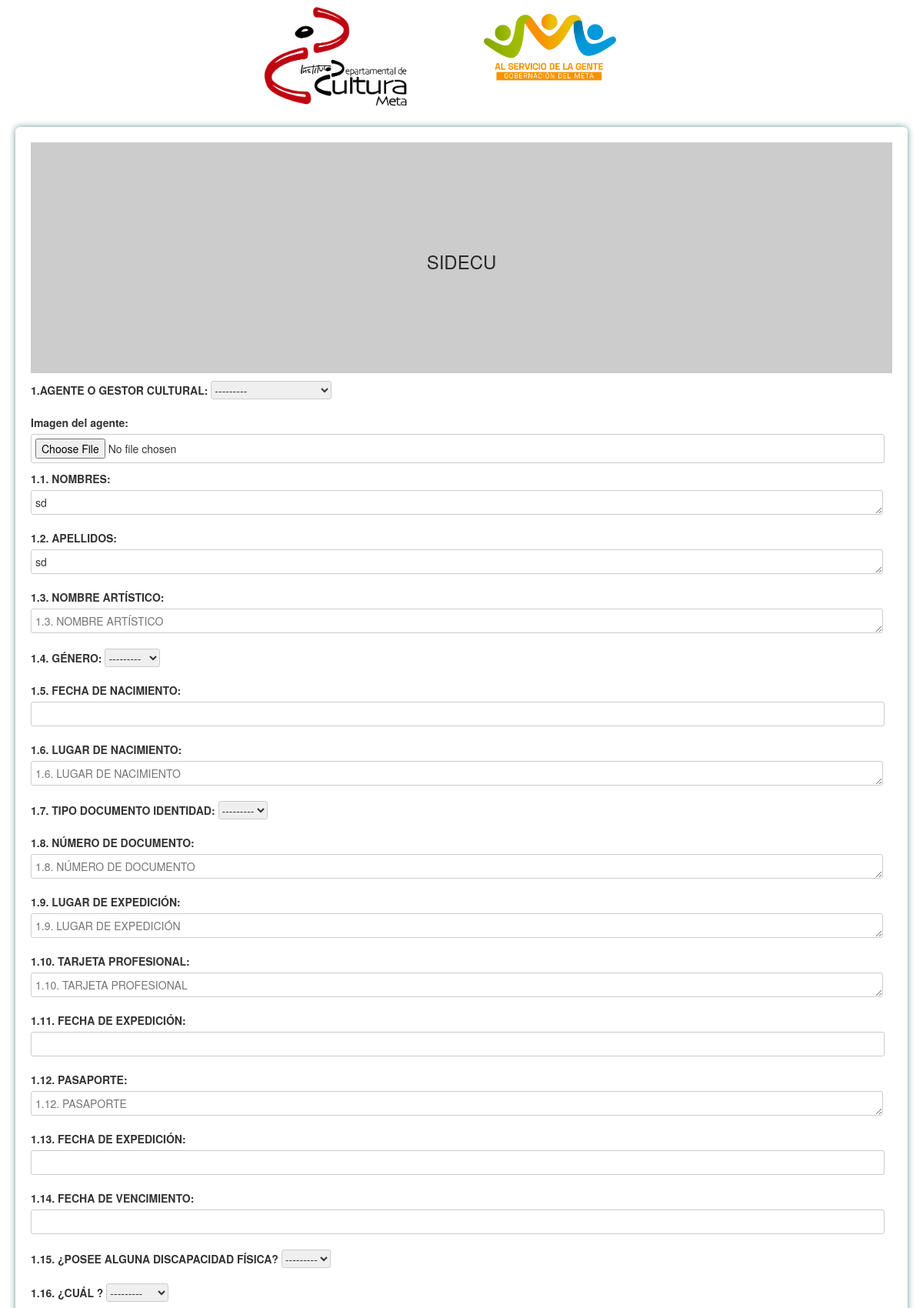
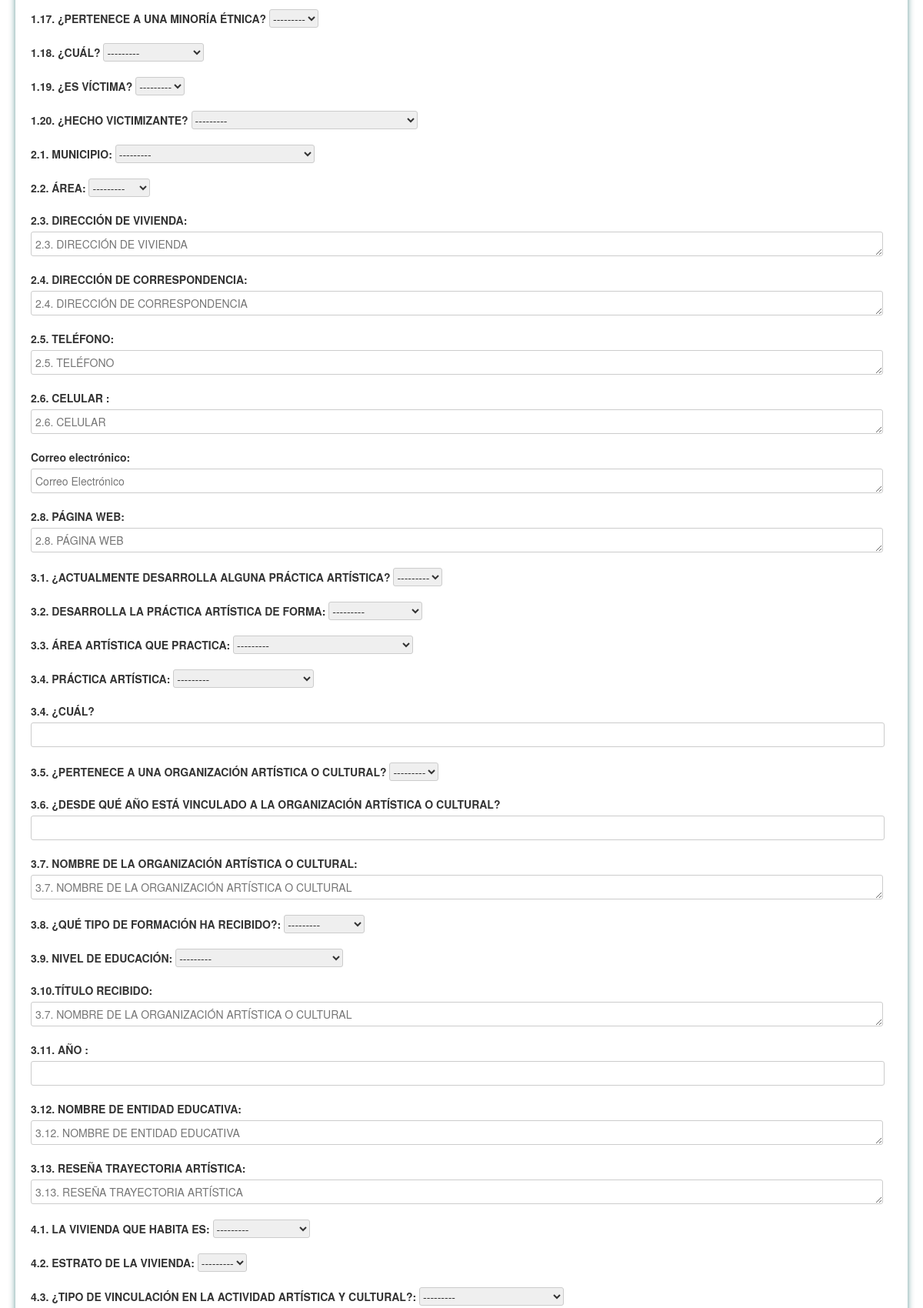
Screenshot of /users/agentcultural/5/edit (upper part) with the database file from the repository (2 pictures, top to bottom).
### agentcultural/models.py (models this page shows, shortened)
class AgentCultural(models.Model):
    SECTOR_CHOICES = (
        ('Artes','Artes'),
        ('Bibliotecas', 'Bibliotecas'),
        ('Industrias Culturales','Industrias Culturales'),
        ('Museos', 'Museos'),
        ('Patrimonio cultural inmaterial', 'Patrimonio cultural inmaterial'),
        ('Patrimonio cultural inmueble', 'Patrimonio cultural inmueble'),
        ('Patrimonio cultural mueble', 'Patrimonio cultural mueble'),
    )
    user = models.OneToOneField(User, on_delete=models.PROTECT, blank=True, null=True)
    tipo = models.CharField(max_length=17, choices=AGENTE_CHOICES, verbose_name='1.AGENTE O GESTOR CULTURAL', null=True,
                            blank=True)
    image = models.ImageField(verbose_name='Imagen del agente', upload_to='agent/image',blank=True,null=True)
    name = models.CharField(max_length=50, blank=True, verbose_name='1.1. NOMBRES', null=True)
    last_name = models.CharField(max_length=50, blank=True, verbose_name='1.2. APELLIDOS', null=True)
    artistic_name = models.CharField(max_length=50, blank=True, verbose_name='1.3. NOMBRE ARTÍSTICO', null=True)
    gender = models.ForeignKey(Genero, verbose_name='1.4. GÉNERO', on_delete=models.PROTECT, blank=True, null=True)
    birthday = models.CharField(verbose_name='1.5. FECHA DE NACIMIENTO', max_length=50, blank=True,
                                null=True)
    lugar_nacimiento = models.CharField(max_length=30, blank=True, verbose_name='1.6. LUGAR DE NACIMIENTO', null=True)
    type_document = models.ForeignKey(TypeDocument, verbose_name='1.7. TIPO DOCUMENTO IDENTIDAD', on_delete=models.PROTECT,
                                      blank=True, null=True)
    identification = models.IntegerField(max_length=30, verbose_name='1.8. NÚMERO DE DOCUMENTO', blank=True, null=True)
    lugar_expedicion = models.CharField(max_length=30, blank=True, verbose_name='1.9. LUGAR DE EXPEDICIÓN', null=True)
    tarjeta_profesional = models.CharField(max_length=30, blank=True, verbose_name='1.10. TARJETA PROFESIONAL', null=True)
    expedicion_tarjeta = models.CharField(verbose_name='1.11. FECHA DE EXPEDICIÓN',max_length=50, blank=True,
                                null=True)
    passport = models.CharField(max_length=30, blank=True, verbose_name='1.12. PASAPORTE', null=True)
    expedicion_passport = models.CharField(verbose_name='1.13. FECHA DE EXPEDICIÓN', max_length=50, blank=True,
                                          null=True)
    vencimiento_passport = models.CharField(verbose_name='1.14. FECHA DE VENCIMIENTO',max_length=50, blank=True,
                                           null=True)
    posee_discapacidad = models.CharField(max_length=2, choices=BOOLEAN_CHOICES, verbose_name='1.15. ¿POSEE ALGUNA DISCAPACIDAD FÍSICA?', null=True, blank=True)
    disability = models.ForeignKey(Disability, verbose_name='1.16. ¿CUÁL ?', on_delete=models.PROTECT, blank=True,
                                   null=True)
    posee_etnico = models.CharField(max_length=2, choices=BOOLEAN_CHOICES,
                                          verbose_name='1.17. ¿PERTENECE A UNA MINORÍA ÉTNICA?', null=True,
                                          blank=True)
    etnico = models.ForeignKey(GroupEtnico, verbose_name='1.18. ¿CUÁL?', on_delete=models.PROTECT, blank=True,
                               null=True)
    esvictima = models.CharField(max_length=2, choices=BOOLEAN_CHOICES,
                                    verbose_name='1.19. ¿ES VÍCTIMA?', null=True,
                                    blank=True)
    victima = models.ForeignKey(Victima, verbose_name='1.20. ¿HECHO VICTIMIZANTE?', on_delete=models.PROTECT,
                               blank=True,
                               null=True)
    city = models.ForeignKey(City, verbose_name='2.1. MUNICIPIO', on_delete=models.PROTECT, blank=True, null=True)
    zona = models.CharField(max_length=10, choices=ZONA_CHOICES, verbose_name='2.2. ÁREA', null=True,
                            blank=True)
    adress = models.CharField(max_length=30, blank=True, verbose_name='2.3. DIRECCIÓN DE VIVIENDA',null=True)
    adress2 = models.CharField(max_length=30, blank=True, verbose_name='2.4. DIRECCIÓN DE CORRESPONDENCIA',null=True)
    phone = models.CharField(max_length=30, blank=True, verbose_name='2.5. TELÉFONO', null=True)
    phone_movil = models.CharField(max_length=30, blank=True, verbose_name='2.6. CELULAR ', null=True)
    email = models.EmailField(max_length=30, blank=True, verbose_name='2.7. E-MAIL', null=True)
    web = models.CharField(max_length=50, blank=True, verbose_name='2.8. PÁGINA WEB', null=True)
    desarrollo_practica= models.CharField(max_length=2, choices=BOOLEAN_CHOICES, verbose_name='3.1. ¿ACTUALMENTE DESARROLLA ALGUNA PRÁCTICA ARTÍSTICA?', null=True,
                            blank=True)
    forma_practica = models.CharField(max_length=50, choices=FORMAPRACTICA_CHOICES,
                                           verbose_name='3.2. DESARROLLA LA PRÁCTICA ARTÍSTICA DE FORMA', null=True,
                                           blank=True)
    area2 = MultiSelectField(verbose_name='3.3. ÁREA ARTÍSTICA QUE PRACTICA', choices=AGENTEAREA_CHOICES, blank=True, null=True)
    practica = MultiSelectField(verbose_name='3.4. PRÁCTICA ARTÍSTICA', choices=AGENTEPRACTICA_CHOICES, blank=True,
                             null=True)
    cual_practica = models.CharField(max_length=30, blank=True, verbose_name='3.4. ¿CUÁL?', null=True)
    pertenece_entidad = models.CharField(max_length=2, choices=BOOLEAN_CHOICES,
                                           verbose_name='3.5. ¿PERTENECE A UNA ORGANIZACIÓN ARTÍSTICA O CULTURAL?',
                                           null=True,
                                           blank=True)
    vinculacion_entidad = models.CharField(verbose_name='3.6. ¿DESDE QUÉ AÑO ESTÁ VINCULADO A LA ORGANIZACIÓN ARTÍSTICA O CULTURAL?',max_length=50,
                                          blank=True,
                                          null=True)
    name_entity = models.CharField(max_length=30, blank=True, verbose_name='3.7. NOMBRE DE LA ORGANIZACIÓN ARTÍSTICA O CULTURAL', null=True)
    tipo_formacion = models.CharField(max_length=40, choices=MODALIDAD_CHOICES,
                                 verbose_name='3.8. ¿QUÉ TIPO DE FORMACIÓN HA RECIBIDO?:', null=True,
                                 blank=True)
    nivel_educacion = MultiSelectField(verbose_name='3.9. NIVEL DE EDUCACIÓN', choices=NIVELEDUCACION_CHOICES, blank=True,
                                null=True)
    titulo = models.CharField(max_length=30, blank=True, verbose_name='3.10.TÍTULO RECIBIDO', null=True)
    ano_titulo = models.CharField(verbose_name='3.11. AÑO ', max_length=50,
                                           blank=True,
                                           null=True)
    entidad_educativa = models.CharField(max_length=60, blank=True, verbose_name='3.12. NOMBRE DE ENTIDAD EDUCATIVA', null=True)
    reseña_trayectoria = models.TextField(max_length=2000, blank=True,
                                     verbose_name='3.13. RESEÑA TRAYECTORIA ARTÍSTICA',null=True)
    tipo_vivienda = models.CharField(max_length=40, choices=ESPACIO_CHOICES,
                                      verbose_name='4.1. LA VIVIENDA QUE HABITA ES:', null=True,
                                      blank=True)
    housing_stratum = models.ForeignKey(HousingStratum, verbose_name='4.2. ESTRATO DE LA VIVIENDA', on_delete=models.PROTECT,
                                        blank=True, null=True)
    tipo_vinculacion = models.CharField(max_length=40, choices=TIPOVINCULACION_CHOICES,
                                     verbose_name='4.3. ¿TIPO DE VINCULACIÓN EN LA ACTIVIDAD ARTÍSTICA Y CULTURAL?:', null=True,
                                     blank=True)
    cual_vinculacion = models.CharField(max_length=40,
                                      verbose_name='4.3.1. ¿CUÁL TIPO DE VINCULACIÓN?:', null=True,
                                      blank=True)
    otra_actividad = models.CharField(max_length=2, choices=BOOLEAN_CHOICES, verbose_name='4.4. ¿DESARROLLA OTRA ACTIVIDAD PRODUCTIVA DIFERENTE A LA ARTÍSTICA Y CULTURAL?', null=True,
                            blank=True)
    fuente_ingreso = MultiSelectField(verbose_name='4.5. FUENTES DE INGRESO', choices=FUENTEINGRESO_CHOICES,
                                       blank=True,
                                       null=True)
    porcentaje = models.CharField(max_length=30, verbose_name='4.6. ¿QUÉ PORCENTAJE DE SUS INGREOS PROVIENEN DE LA ACTIVIDAD ARTÍSTICA Y CULTURAL?', blank=True, null=True)
    regimen_salud = models.CharField(max_length=2, choices=BOOLEAN_CHOICES,
                                         verbose_name='4.7. SE ENCUENTRA ACTUALMENTE AFILIADO AL RÉGIMEN DE SEGURIDAD SOCIAL EN SALUD?',
                                         null=True,
                                         blank=True)
    health_regimen = models.ForeignKey(HealthRegimen, verbose_name='4.8.  A QUE RÉGMIEN DE SALUD', on_delete=models.PROTECT,
                                       blank=True, null=True)
    regimen_pension = models.CharField(max_length=2, choices=BOOLEAN_CHOICES,
                                     verbose_name='4.9. ¿SE ENCUENTRA ACTUALMENTE AFILIADO AL RÉGIMEN DE SEGURIDAD SOCIAL EN PENSIONES?',
                                     null=True,
                                     blank=True)
    pension_regimen = models.ForeignKey(PensionRegimen, verbose_name='4.10. A QUE RÉGIMEN DE PENSIÓN', on_delete=models.PROTECT,
                                        blank=True, null=True)
    regimen_arl = models.CharField(max_length=2, choices=BOOLEAN_CHOICES,
                                       verbose_name='4.11. ¿SE ENCUENTRA ACTUALMENTE AFILIADO AL RÉGIMEN DE RIESGOS PROFESIONALES?:',
                                       null=True,
                                       blank=True)
    vigia_patrimonio = models.CharField(max_length=2, choices=BOOLEAN_CHOICES, verbose_name='VIGIA PATRIMONIO',
                                        null=True, blank=True)
    portador_manifestacion = models.CharField(max_length=2, choices=BOOLEAN_CHOICES,
                                              verbose_name='PORTADOR DE MANIFESTACIÓN PATRIMONIO', null=True,
                                              blank=True)
    manifestation = models.ForeignKey(Manifestation, verbose_name='MANIFESTACIÓN', on_delete=models.PROTECT, blank=True,
                                      null=True)
    servicios=models.TextField(max_length=2000,
                                              verbose_name='Servicios que ofreces', null=True,
                                              blank=True)
    facebook=models.CharField(max_length=200,verbose_name='Facebook', null=True,
                                              blank=True)
    instagram = models.CharField(max_length=200, verbose_name='Instagram', null=True,
                                blank=True)
    sisben = models.FileField(verbose_name='Sisben', upload_to='agent/file', blank=True, null=True)
    beps = models.CharField(max_length=2, choices=BOOLEAN_CHOICES, verbose_name='Tiene BEPS?', null=True,
                            blank=True)
    terminosycondiciones = models.CharField(max_length=2, choices=BOOLEAN_CHOICES,
                                            verbose_name='Acepta terminos y condiciones', null=True,
                                            blank=True)
    created = models.DateTimeField(auto_now_add=True, null=True, blank=True)
    class Meta:
        verbose_name = 'Agente cultural'
        verbose_name_plural = 'Agente Cultural'

class Genero(models.Model):
    name = models.CharField(max_length=30, blank= True,verbose_name='TIpo de Identidad de Genero')
    def __str__(self):
        return self.name
    class Meta:
        verbose_name = 'Tipo de Identidad de  Genero'
        verbose_name_plural = 'TIpo de Identidad de Generos'

class TypeDocument(models.Model):
    name = models.CharField(max_length=30, blank=True, verbose_name='Tipo de documento')
    def __str__(self):
        return self.name
    class Meta:
        verbose_name = 'Tipo de documento'
        verbose_name_plural = 'TIpo de documentos'

class Disability(models.Model):
    name = models.CharField(max_length=200, blank=True, verbose_name='TIpo de Discapacidad')
    def __str__(self):
        return self.name
    class Meta:
        verbose_name = 'TIpo de Discapacidad'
        verbose_name_plural = 'TIpo de Discapacidad'

### agentcultural/views.py (the view)
# urls.py: path('users/agentcultural/<int:id>/edit', agentcultural_views.edit_agentcultural, name='edit_agentcultural'),
def edit_agentcultural(request, id):
    post = get_object_or_404(AgentCultural, id=id)
    if request.method == "POST":
        form = AgentCulturalForm(request.POST, request.FILES,  instance=post)
        if form.is_valid():
            post = form.save(commit=False)
            post.save()
            return redirect('datos')
    else:
        form = AgentCulturalForm(instance=post)
    context = {'form': form}
    return render(request, 'users/edit_agentcultural.html', context)

### agentcultural/models.py (called while the page is built)
    def __str__(self):
        return '{} | {} | {}'.format(self.state.country.name, self.state.name, self.name)

    def __str__(self):
        return self.name

    def __str__(self):
        return self.name

    def __str__(self):
        return self.name

    def __str__(self):
        return self.name

    def __str__(self):
        return self.name

### templates/users/edit_agentcultural.html (shortened to what this page needs)
<link href="//maxcdn.bootstrapcdn.com/bootstrap/4.0.0/css/bootstrap.min.css" rel="stylesheet" id="bootstrap-css">
{% load static %}
<link href="//netdna.bootstrapcdn.com/bootstrap/3.2.0/css/bootstrap.min.css" rel="stylesheet" id="bootstrap-css">
<!DOCTYPE html>
<html>
  <head>
    <link rel="stylesheet" href="https://use.fontawesome.com/releases/v5.5.0/css/all.css">
  </head>
  <body>
  {% block container %}
<div class="container">
        <div class="col-lg-2 mx-auto">
                <img src="{% static 'img/logo.png' %}" width="200px"/>
            </div>
    <div class="col-lg-2 mx-auto">
                <img src="{% static 'img/gober.png' %}" width="200px"/>
            </div>
    </div>
    <div class="testbox">
      <form action="" method="POST" enctype="multipart/form-data">
          <div class="banner">
          <h3>SIDECU</h3>
        </div>
        <div class="item">
          {{ form.as_p}}
        </div>
      </form>
    </div>
  </body>
 {% endblock %}
</html>

### rows the page displays
AgentCultural: tipo "---------", name "sd", last_name "sd", gender "---------", type_document "---------", posee_discapacidad "---------", disability "---------", posee_etnico "---------", etnico "---------", esvictima "---------", victima "---------", city "---------", zona "---------", desarrollo_practica "---------", forma_practica "---------", area2 "---------", practica "---------", pertenece_entidad "---------", tipo_formacion "---------", nivel_educacion "---------", tipo_vivienda "---------", housing_stratum "---------", tipo_vinculacion "---------"
